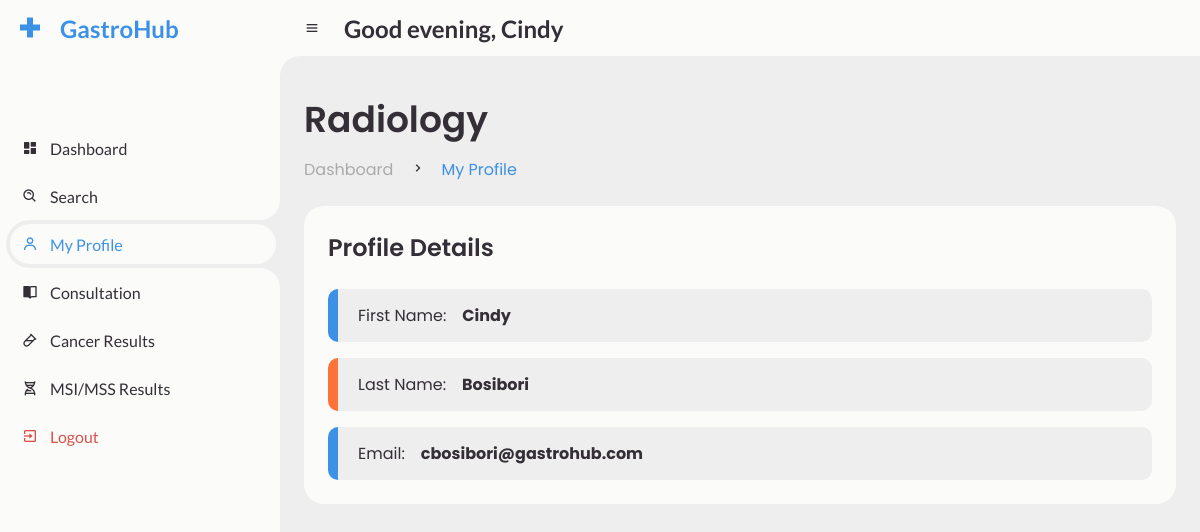
The page /GASTROHUB_PORTAL/Radiology/my_profile.php (signed in) on the database its author committed.
### tables this page shows
CREATE TABLE `tbl_user` (
  `user_id` int(11) NOT NULL,
  `email` varchar(120) NOT NULL,
  `password` varchar(200) NOT NULL,
  `first_name` varchar(100) NOT NULL,
  `last_name` varchar(100) NOT NULL,
  `profile_image` varchar(200) DEFAULT NULL,
  `is_available` enum('0','1') NOT NULL DEFAULT '0',
  `processing` enum('0','1') NOT NULL DEFAULT '0',
  `google_auth_code` varchar(16) NOT NULL,
  `clearance_level_id` int(11) NOT NULL,
  `clearance_level_code` enum('L1','L2','L3','L4','L5') NOT NULL,
  `clearance_level` varchar(100) NOT NULL,
  `is_verified` tinyint(1) NOT NULL DEFAULT 0,
  `updated_at` timestamp NOT NULL DEFAULT current_timestamp(),
  `created_at` timestamp NOT NULL DEFAULT current_timestamp(),
  `suspended` enum('0','1') NOT NULL DEFAULT '0',
  `deactivated` enum('0','1') NOT NULL DEFAULT '0',
  `disabled_end_date` timestamp NOT NULL DEFAULT current_timestamp()
);

### AUTH/connection.php (called while the page is built, shortened)
<?php
    function dbPortInfo(){
        $dbport = "3306";
        return ($dbport);
    }
    function connect(){
        $dbserver = "localhost";
        $dbuser = "root";
        $dbpass = "";
        $dbname = "gastrohub_db";
        $dbport = dbPortInfo();
        $link=mysqli_connect($dbserver,$dbuser,$dbpass,$dbname,$dbport) or die("Could not connect".mysqli_connect_error());
        return ($link);
    }
    function getData($sql){
        $link=connect();
        $result=mysqli_query($link,$sql);
        while ($row=mysqli_fetch_array($result,MYSQLI_ASSOC)) {
            $rows=$row;
            return $rows;
        }
    }
?>

### GASTROHUB_PORTAL/Radiology/my_profile.php (the view, shortened to what this page needs)
<?php
    include_once '../../AUTH/connection.php';
    $user_id = $_SESSION['user_id'];
    $sql = "SELECT first_name FROM tbl_user WHERE user_id = '$user_id'";
    $result = getData($sql);
    $first_name = $result['first_name'];
?>
<!DOCTYPE html>
<html lang="en">
<head>
	<link href='https://unpkg.com/boxicons@2.0.9/css/boxicons.min.css' rel='stylesheet'>
	<link rel="stylesheet" href="../../CSS/dash_style.css">
</head>
<body>
	<section id="sidebar">
		<a href="dashboard.php" class="brand">
			<i class='bx bx-plus-medical'></i>
			<span class="text">GastroHub</span>
		</a>
		<ul class="side-menu top">
			<li>
				<a href="dashboard.php">
					<i class='bx bxs-dashboard' ></i>
					<span class="text">Dashboard</span>
				</a>
			</li>
			<li>
				<a href="search.php">
					<i class='bx bx-search-alt' ></i>
					<span class="text">Search</span>
				</a>
			</li>
			<li class="active">
				<a href="my_profile.php">
					<i class='bx bx-user' ></i>
					<span class="text">My Profile</span>
				</a>
			</li>
			<li>
				<a href="my_books.php">
                    <i class='bx bxs-book-open' ></i>
					<span class="text">Consultation</span>
				</a>
			</li>
            <li>
				<a href="my_history.php">
					<i class='bx bx-vial' ></i>
					<span class="text">Cancer Results</span>
				</a>
			</li>
            <li>
				<a href="my_penalties.php">
					<i class='bx bx-dna' ></i>
					<span class="text">MSI/MSS Results</span>
				</a>
			</li>
			<li>
				<a href="../../AUTH/logout.php" class="logout">
					<i class='bx bx-exit' ></i>
					<span class="text">Logout</span>
				</a>
			</li>
		</ul>
	</section>
	<section id="content">
		<nav>
			<i class='bx bx-menu'></i>
            <h2 class="profile">
                <?php
                    $midnight = new DateTime('today');
                    $currentDateTime = new DateTime();
                    $interval = $midnight->diff($currentDateTime);
                    $hoursPassed = $interval->h;
                    if($hoursPassed >= 0 && $hoursPassed < 12){
                        echo("<a>Good morning, ");
                    } else if($hoursPassed >= 12 && $hoursPassed < 18){
                        echo("<a>Good afternoon, ");
                    } else if($hoursPassed >= 18 && $hoursPassed < 24){
                        echo("<a>Good evening, ");
                    }
                    echo($first_name."</a>");
                ?>
			</h2>
		</nav>
		<main>
			<div class="head-title">
				<div class="left">
					<h1>Radiology</h1>
					<ul class="breadcrumb">
						<li>
							<a href="dashboard.php">Dashboard</a>
						</li>
						<li><i class='bx bx-chevron-right' ></i></li>
						<li>
							<a class="active" href="">My Profile</a>
						</li>
					</ul>
				</div>
			</div>
			<div class="table-data">
				<div class="todo">
					<div class="head">
						<h3>Profile Details</h3>
					</div>
                    <?php
                        include_once '../../AUTH/connection.php';
                        $user_id = $_SESSION['user_id'];
                        $servername = "localhost";
                        $username = "root";
                        $password = "";
                        $dbname = "gastrohub_db";
                        $conn = new mysqli($servername, $username, $password, $dbname);
                        $sql = "SELECT * FROM tbl_user WHERE user_id = '$user_id'";
                        $result = $conn->query($sql);
                        if ($result->num_rows > 0) {
                            while($row = $result->fetch_assoc()) {
                                $first_name = $row['first_name'];
                                $last_name = $row['last_name'];
                                $email = $row['email'];
                            }
                        }
                    ?>
					<ul class="todo-list">
						<li class="completed">
                            <p><?php echo "First Name:&emsp;<text style='font-weight:bold;'>" . $first_name; ?></text></p>
						</li>
                        <li class="not-completed">
                            <p><?php echo "Last Name:&emsp;<text style='font-weight:bold;'>" . $last_name; ?></text></p>
						</li>
                        <li class="completed">
                            <p><?php echo "Email:&emsp;<text style='font-weight:bold;'>" . $email; ?></text></p>
						</li>
					</ul>
				</div>
			</div>
		</main>
	</section>
</body>
</html>

### rows shown on the page
tbl_user: first_name "Cindy", last_name "Bosibori", email "cbosibori@gastrohub.com"
